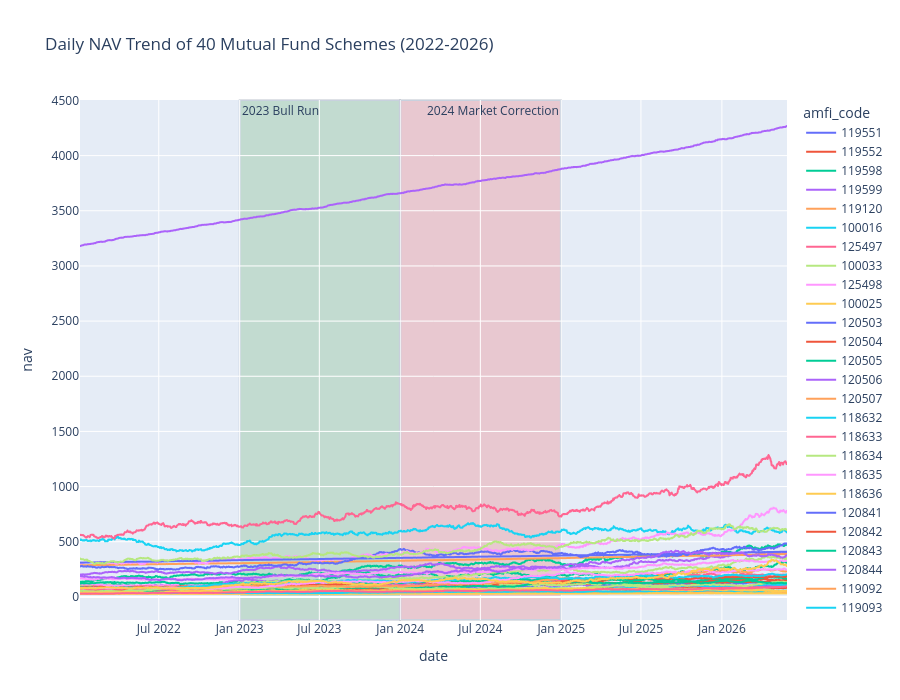

Notebook code cell kept with this figure:
### Code cell
fig = px.line(
    nav,
    x='date',
    y='nav',
    color='amfi_code',
    title='Daily NAV Trend of 40 Mutual Fund Schemes (2022-2026)',
    height=700
)

# 2023 Bull Run
fig.add_vrect(
    x0="2023-01-01",
    x1="2023-12-31",
    fillcolor="green",
    opacity=0.15,
    layer="below",
    annotation_text="2023 Bull Run",
    annotation_position="top left"
)

# 2024 Market Correction
fig.add_vrect(
    x0="2024-01-01",
    x1="2024-12-31",
    fillcolor="red",
    opacity=0.15,
    layer="below",
    annotation_text="2024 Market Correction",
    annotation_position="top right"
)

fig.write_image("../reports/nav_trend_analysis.png")

fig.show()

### Figure 1 — Plotly figure (JSON) as saved in the notebook; plotly's stock layout.template omitted (floating-point values rounded to 4 significant figures; data arrays with more than 128 entries replaced by an {"elided": "..."} marker saying what was removed)
{"data": [{"hovertemplate": "amfi_code=119551<br>date=%{x}<br>nav=%{y}<extra></extra>", "legendgroup": "119551", "line": {"color": "#636efa", "dash": "solid"}, "marker": {"symbol": "circle"}, "mode": "lines", "name": "119551", "showlegend": true, "type": "scattergl", "x": {"elided": "1150 str values"}, "xaxis": "x", "y": {"elided": "1150 float values"}, "yaxis": "y"}, {"hovertemplate": "amfi_code=119552<br>date=%{x}<br>nav=%{y}<extra></extra>", "legendgroup": "119552", "line": {"color": "#EF553B", "dash": "solid"}, "marker": {"symbol": "circle"}, "mode": "lines", "name": "119552", "showlegend": true, "type": "scattergl", "x": {"elided": "1150 str values"}, "xaxis": "x", "y": {"elided": "1150 float values"}, "yaxis": "y"}, {"hovertemplate": "amfi_code=119598<br>date=%{x}<br>nav=%{y}<extra></extra>", "legendgroup": "119598", "line": {"color": "#00cc96", "dash": "solid"}, "marker": {"symbol": "circle"}, "mode": "lines", "name": "119598", "showlegend": true, "type": "scattergl", "x": {"elided": "1150 str values"}, "xaxis": "x", "y": {"elided": "1150 float values"}, "yaxis": "y"}, {"hovertemplate": "amfi_code=119599<br>date=%{x}<br>nav=%{y}<extra></extra>", "legendgroup": "119599", "line": {"color": "#ab63fa", "dash": "solid"}, "marker": {"symbol": "circle"}, "mode": "lines", "name": "119599", "showlegend": true, "type": "scattergl", "x": {"elided": "1150 str values"}, "xaxis": "x", "y": {"elided": "1150 float values"}, "yaxis": "y"}, {"hovertemplate": "amfi_code=119120<br>date=%{x}<br>nav=%{y}<extra></extra>", "legendgroup": "119120", "line": {"color": "#FFA15A", "dash": "solid"}, "marker": {"symbol": "circle"}, "mode": "lines", "name": "119120", "showlegend": true, "type": "scattergl", "x": {"elided": "1150 str values"}, "xaxis": "x", "y": {"elided": "1150 float values"}, "yaxis": "y"}, {"hovertemplate": "amfi_code=100016<br>date=%{x}<br>nav=%{y}<extra></extra>", "legendgroup": "100016", "line": {"color": "#19d3f3", "dash": "solid"}, "marker": {"symbol": "circle"}, "mode": "lines", "name": "100016", "showlegend": true, "type": "scattergl", "x": {"elided": "1150 str values"}, "xaxis": "x", "y": {"elided": "1150 float values"}, "yaxis": "y"}, {"hovertemplate": "amfi_code=125497<br>date=%{x}<br>nav=%{y}<extra></extra>", "legendgroup": "125497", "line": {"color": "#FF6692", "dash": "solid"}, "marker": {"symbol": "circle"}, "mode": "lines", "name": "125497", "showlegend": true, "type": "scattergl", "x": {"elided": "1150 str values"}, "xaxis": "x", "y": {"elided": "1150 float values"}, "yaxis": "y"}, {"hovertemplate": "amfi_code=100033<br>date=%{x}<br>nav=%{y}<extra></extra>", "legendgroup": "100033", "line": {"color": "#B6E880", "dash": "solid"}, "marker": {"symbol": "circle"}, "mode": "lines", "name": "100033", "showlegend": true, "type": "scattergl", "x": {"elided": "1150 str values"}, "xaxis": "x", "y": {"elided": "1150 float values"}, "yaxis": "y"}, {"hovertemplate": "amfi_code=125498<br>date=%{x}<br>nav=%{y}<extra></extra>", "legendgroup": "125498", "line": {"color": "#FF97FF", "dash": "solid"}, "marker": {"symbol": "circle"}, "mode": "lines", "name": "125498", "showlegend": true, "type": "scattergl", "x": {"elided": "1150 str values"}, "xaxis": "x", "y": {"elided": "1150 float values"}, "yaxis": "y"}, {"hovertemplate": "amfi_code=100025<br>date=%{x}<br>nav=%{y}<extra></extra>", "legendgroup": "100025", "line": {"color": "#FECB52", "dash": "solid"}, "marker": {"symbol": "circle"}, "mode": "lines", "name": "100025", "showlegend": true, "type": "scattergl", "x": {"elided": "1150 str values"}, "xaxis": "x", "y": {"elided": "1150 float values"}, "yaxis": "y"}, {"hovertemplate": "amfi_code=120503<br>date=%{x}<br>nav=%{y}<extra></extra>", "legendgroup": "120503", "line": {"color": "#636efa", "dash": "solid"}, "marker": {"symbol": "circle"}, "mode": "lines", "name": "120503", "showlegend": true, "type": "scattergl", "x": {"elided": "1150 str values"}, "xaxis": "x", "y": {"elided": "1150 float values"}, "yaxis": "y"}, {"hovertemplate": "amfi_code=120504<br>date=%{x}<br>nav=%{y}<extra></extra>", "legendgroup": "120504", "line": {"color": "#EF553B", "dash": "solid"}, "marker": {"symbol": "circle"}, "mode": "lines", "name": "120504", "showlegend": true, "type": "scattergl", "x": {"elided": "1150 str values"}, "xaxis": "x", "y": {"elided": "1150 float values"}, "yaxis": "y"}, {"hovertemplate": "amfi_code=120505<br>date=%{x}<br>nav=%{y}<extra></extra>", "legendgroup": "120505", "line": {"color": "#00cc96", "dash": "solid"}, "marker": {"symbol": "circle"}, "mode": "lines", "name": "120505", "showlegend": true, "type": "scattergl", "x": {"elided": "1150 str values"}, "xaxis": "x", "y": {"elided": "1150 float values"}, "yaxis": "y"}, {"hovertemplate": "amfi_code=120506<br>date=%{x}<br>nav=%{y}<extra></extra>", "legendgroup": "120506", "line": {"color": "#ab63fa", "dash": "solid"}, "marker": {"symbol": "circle"}, "mode": "lines", "name": "120506", "showlegend": true, "type": "scattergl", "x": {"elided": "1150 str values"}, "xaxis": "x", "y": {"elided": "1150 float values"}, "yaxis": "y"}, {"hovertemplate": "amfi_code=120507<br>date=%{x}<br>nav=%{y}<extra></extra>", "legendgroup": "120507", "line": {"color": "#FFA15A", "dash": "solid"}, "marker": {"symbol": "circle"}, "mode": "lines", "name": "120507", "showlegend": true, "type": "scattergl", "x": {"elided": "1150 str values"}, "xaxis": "x", "y": {"elided": "1150 float values"}, "yaxis": "y"}, {"hovertemplate": "amfi_code=118632<br>date=%{x}<br>nav=%{y}<extra></extra>", "legendgroup": "118632", "line": {"color": "#19d3f3", "dash": "solid"}, "marker": {"symbol": "circle"}, "mode": "lines", "name": "118632", "showlegend": true, "type": "scattergl", "x": {"elided": "1150 str values"}, "xaxis": "x", "y": {"elided": "1150 float values"}, "yaxis": "y"}, {"hovertemplate": "amfi_code=118633<br>date=%{x}<br>nav=%{y}<extra></extra>", "legendgroup": "118633", "line": {"color": "#FF6692", "dash": "solid"}, "marker": {"symbol": "circle"}, "mode": "lines", "name": "118633", "showlegend": true, "type": "scattergl", "x": {"elided": "1150 str values"}, "xaxis": "x", "y": {"elided": "1150 float values"}, "yaxis": "y"}, {"hovertemplate": "amfi_code=118634<br>date=%{x}<br>nav=%{y}<extra></extra>", "legendgroup": "118634", "line": {"color": "#B6E880", "dash": "solid"}, "marker": {"symbol": "circle"}, "mode": "lines", "name": "118634", "showlegend": true, "type": "scattergl", "x": {"elided": "1150 str values"}, "xaxis": "x", "y": {"elided": "1150 float values"}, "yaxis": "y"}, {"hovertemplate": "amfi_code=118635<br>date=%{x}<br>nav=%{y}<extra></extra>", "legendgroup": "118635", "line": {"color": "#FF97FF", "dash": "solid"}, "marker": {"symbol": "circle"}, "mode": "lines", "name": "118635", "showlegend": true, "type": "scattergl", "x": {"elided": "1150 str values"}, "xaxis": "x", "y": {"elided": "1150 float values"}, "yaxis": "y"}, {"hovertemplate": "amfi_code=118636<br>date=%{x}<br>nav=%{y}<extra></extra>", "legendgroup": "118636", "line": {"color": "#FECB52", "dash": "solid"}, "marker": {"symbol": "circle"}, "mode": "lines", "name": "118636", "showlegend": true, "type": "scattergl", "x": {"elided": "1150 str values"}, "xaxis": "x", "y": {"elided": "1150 float values"}, "yaxis": "y"}, {"hovertemplate": "amfi_code=120841<br>date=%{x}<br>nav=%{y}<extra></extra>", "legendgroup": "120841", "line": {"color": "#636efa", "dash": "solid"}, "marker": {"symbol": "circle"}, "mode": "lines", "name": "120841", "showlegend": true, "type": "scattergl", "x": {"elided": "1150 str values"}, "xaxis": "x", "y": {"elided": "1150 float values"}, "yaxis": "y"}, {"hovertemplate": "amfi_code=120842<br>date=%{x}<br>nav=%{y}<extra></extra>", "legendgroup": "120842", "line": {"color": "#EF553B", "dash": "solid"}, "marker": {"symbol": "circle"}, "mode": "lines", "name": "120842", "showlegend": true, "type": "scattergl", "x": {"elided": "1150 str values"}, "xaxis": "x", "y": {"elided": "1150 float values"}, "yaxis": "y"}, {"hovertemplate": "amfi_code=120843<br>date=%{x}<br>nav=%{y}<extra></extra>", "legendgroup": "120843", "line": {"color": "#00cc96", "dash": "solid"}, "marker": {"symbol": "circle"}, "mode": "lines", "name": "120843", "showlegend": true, "type": "scattergl", "x": {"elided": "1150 str values"}, "xaxis": "x", "y": {"elided": "1150 float values"}, "yaxis": "y"}, {"hovertemplate": "amfi_code=120844<br>date=%{x}<br>nav=%{y}<extra></extra>", "legendgroup": "120844", "line": {"color": "#ab63fa", "dash": "solid"}, "marker": {"symbol": "circle"}, "mode": "lines", "name": "120844", "showlegend": true, "type": "scattergl", "x": {"elided": "1150 str values"}, "xaxis": "x", "y": {"elided": "1150 float values"}, "yaxis": "y"}, {"hovertemplate": "amfi_code=119092<br>date=%{x}<br>nav=%{y}<extra></extra>", "legendgroup": "119092", "line": {"color": "#FFA15A", "dash": "solid"}, "marker": {"symbol": "circle"}, "mode": "lines", "name": "119092", "showlegend": true, "type": "scattergl", "x": {"elided": "1150 str values"}, "xaxis": "x", "y": {"elided": "1150 float values"}, "yaxis": "y"}, {"hovertemplate": "amfi_code=119093<br>date=%{x}<br>nav=%{y}<extra></extra>", "legendgroup": "119093", "line": {"color": "#19d3f3", "dash": "solid"}, "marker": {"symbol": "circle"}, "mode": "lines", "name": "119093", "showlegend": true, "type": "scattergl", "x": {"elided": "1150 str values"}, "xaxis": "x", "y": {"elided": "1150 float values"}, "yaxis": "y"}, {"hovertemplate": "amfi_code=119094<br>date=%{x}<br>nav=%{y}<extra></extra>", "legendgroup": "119094", "line": {"color": "#FF6692", "dash": "solid"}, "marker": {"symbol": "circle"}, "mode": "lines", "name": "119094", "showlegend": true, "type": "scattergl", "x": {"elided": "1150 str values"}, "xaxis": "x", "y": {"elided": "1150 float values"}, "yaxis": "y"}, {"hovertemplate": "amfi_code=119095<br>date=%{x}<br>nav=%{y}<extra></extra>", "legendgroup": "119095", "line": {"color": "#B6E880", "dash": "solid"}, "marker": {"symbol": "circle"}, "mode": "lines", "name": "119095", "showlegend": true, "type": "scattergl", "x": {"elided": "1150 str values"}, "xaxis": "x", "y": {"elided": "1150 float values"}, "yaxis": "y"}, {"hovertemplate": "amfi_code=101206<br>date=%{x}<br>nav=%{y}<extra></extra>", "legendgroup": "101206", "line": {"color": "#FF97FF", "dash": "solid"}, "marker": {"symbol": "circle"}, "mode": "lines", "name": "101206", "showlegend": true, "type": "scattergl", "x": {"elided": "1150 str values"}, "xaxis": "x", "y": {"elided": "1150 float values"}, "yaxis": "y"}, {"hovertemplate": "amfi_code=101207<br>date=%{x}<br>nav=%{y}<extra></extra>", "legendgroup": "101207", "line": {"color": "#FECB52", "dash": "solid"}, "marker": {"symbol": "circle"}, "mode": "lines", "name": "101207", "showlegend": true, "type": "scattergl", "x": {"elided": "1150 str values"}, "xaxis": "x", "y": {"elided": "1150 float values"}, "yaxis": "y"}, {"hovertemplate": "amfi_code=101208<br>date=%{x}<br>nav=%{y}<extra></extra>", "legendgroup": "101208", "line": {"color": "#636efa", "dash": "solid"}, "marker": {"symbol": "circle"}, "mode": "lines", "name": "101208", "showlegend": true, "type": "scattergl", "x": {"elided": "1150 str values"}, "xaxis": "x", "y": {"elided": "1150 float values"}, "yaxis": "y"}, {"hovertemplate": "amfi_code=102885<br>date=%{x}<br>nav=%{y}<extra></extra>", "legendgroup": "102885", "line": {"color": "#EF553B", "dash": "solid"}, "marker": {"symbol": "circle"}, "mode": "lines", "name": "102885", "showlegend": true, "type": "scattergl", "x": {"elided": "1150 str values"}, "xaxis": "x", "y": {"elided": "1150 float values"}, "yaxis": "y"}, {"hovertemplate": "amfi_code=102886<br>date=%{x}<br>nav=%{y}<extra></extra>", "legendgroup": "102886", "line": {"color": "#00cc96", "dash": "solid"}, "marker": {"symbol": "circle"}, "mode": "lines", "name": "102886", "showlegend": true, "type": "scattergl", "x": {"elided": "1150 str values"}, "xaxis": "x", "y": {"elided": "1150 float values"}, "yaxis": "y"}, {"hovertemplate": "amfi_code=102887<br>date=%{x}<br>nav=%{y}<extra></extra>", "legendgroup": "102887", "line": {"color": "#ab63fa", "dash": "solid"}, "marker": {"symbol": "circle"}, "mode": "lines", "name": "102887", "showlegend": true, "type": "scattergl", "x": {"elided": "1150 str values"}, "xaxis": "x", "y": {"elided": "1150 float values"}, "yaxis": "y"}, {"hovertemplate": "amfi_code=148567<br>date=%{x}<br>nav=%{y}<extra></extra>", "legendgroup": "148567", "line": {"color": "#FFA15A", "dash": "solid"}, "marker": {"symbol": "circle"}, "mode": "lines", "name": "148567", "showlegend": true, "type": "scattergl", "x": {"elided": "1150 str values"}, "xaxis": "x", "y": {"elided": "1150 float values"}, "yaxis": "y"}, {"hovertemplate": "amfi_code=148568<br>date=%{x}<br>nav=%{y}<extra></extra>", "legendgroup": "148568", "line": {"color": "#19d3f3", "dash": "solid"}, "marker": {"symbol": "circle"}, "mode": "lines", "name": "148568", "showlegend": true, "type": "scattergl", "x": {"elided": "1150 str values"}, "xaxis": "x", "y": {"elided": "1150 float values"}, "yaxis": "y"}, {"hovertemplate": "amfi_code=148569<br>date=%{x}<br>nav=%{y}<extra></extra>", "legendgroup": "148569", "line": {"color": "#FF6692", "dash": "solid"}, "marker": {"symbol": "circle"}, "mode": "lines", "name": "148569", "showlegend": true, "type": "scattergl", "x": {"elided": "1150 str values"}, "xaxis": "x", "y": {"elided": "1150 float values"}, "yaxis": "y"}, {"hovertemplate": "amfi_code=149322<br>date=%{x}<br>nav=%{y}<extra></extra>", "legendgroup": "149322", "line": {"color": "#B6E880", "dash": "solid"}, "marker": {"symbol": "circle"}, "mode": "lines", "name": "149322", "showlegend": true, "type": "scattergl", "x": {"elided": "1150 str values"}, "xaxis": "x", "y": {"elided": "1150 float values"}, "yaxis": "y"}, {"hovertemplate": "amfi_code=149323<br>date=%{x}<br>nav=%{y}<extra></extra>", "legendgroup": "149323", "line": {"color": "#FF97FF", "dash": "solid"}, "marker": {"symbol": "circle"}, "mode": "lines", "name": "149323", "showlegend": true, "type": "scattergl", "x": {"elided": "1150 str values"}, "xaxis": "x", "y": {"elided": "1150 float values"}, "yaxis": "y"}, {"hovertemplate": "amfi_code=149324<br>date=%{x}<br>nav=%{y}<extra></extra>", "legendgroup": "149324", "line": {"color": "#FECB52", "dash": "solid"}, "marker": {"symbol": "circle"}, "mode": "lines", "name": "149324", "showlegend": true, "type": "scattergl", "x": {"elided": "1150 str values"}, "xaxis": "x", "y": {"elided": "1150 float values"}, "yaxis": "y"}], "layout": {"annotations": [{"showarrow": false, "text": "2023 Bull Run", "x": "2023-01-01", "xanchor": "left", "xref": "x", "y": 1, "yanchor": "top", "yref": "y domain"}, {"showarrow": false, "text": "2024 Market Correction", "x": "2024-12-31", "xanchor": "right", "xref": "x", "y": 1, "yanchor": "top", "yref": "y domain"}], "height": 700, "legend": {"title": {"text": "amfi_code"}, "tracegroupgap": 0}, "shapes": [{"fillcolor": "green", "layer": "below", "opacity": 0.15, "type": "rect", "x0": "2023-01-01", "x1": "2023-12-31", "xref": "x", "y0": 0, "y1": 1, "yref": "y domain"}, {"fillcolor": "red", "layer": "below", "opacity": 0.15, "type": "rect", "x0": "2024-01-01", "x1": "2024-12-31", "xref": "x", "y0": 0, "y1": 1, "yref": "y domain"}], "title": {"text": "Daily NAV Trend of 40 Mutual Fund Schemes (2022-2026)"}, "xaxis": {"anchor": "y", "domain": [0, 1], "title": {"text": "date"}}, "yaxis": {"anchor": "x", "domain": [0, 1], "title": {"text": "nav"}}}}
